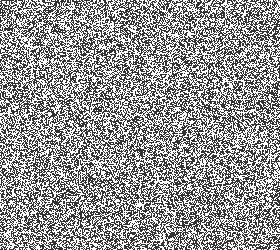
Frame 1 (no input)
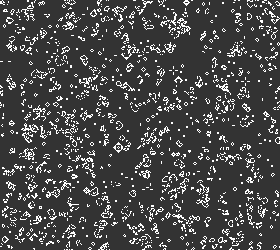
Frame 60 (the mouse pressed at the canvas centre just before this capture)
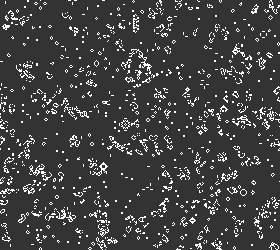
Frame 120 (the mouse held since frame 60 and released just before this capture)

The Processing sketch that drew these frames (run headless with seeded random() and noise(); from frame 60 on, the mouse is pressed at the canvas centre):

// Processing sketch: processing_161873
// ── processing_161873.pde

//Author: Formenti Federico
boolean[][] city;
boolean[][] copy;

void setup() {
  size(280, 250);
  city = new boolean[width][height];
  copy = new boolean[width][height];
  noSmooth();
  initialize( 10, 5 );
}

void draw() {
  //Background (Dead Cells)
  background(#333333);
  //Living Cells
  stroke(#FFFFFF);
  for( int r = 0; r < width; r++ ){
    for( int c = 0; c < height; c++ ){
      copy[r][c] = city[r][c];
      if( city[r][c] ){
        point( r, c );
      }
    }
  }
  update();
}

int neighbors( int x, int y ){
  int v = 0;
  for( int dx = -1; dx <= 1; dx++) {
    for( int dy = -1; dy <= 1; dy++) {
      if( copy[(x+dx+width)%width][(y+dy+height)%height] )
        v++;
    }
  }
  return v;
}

void initialize(int t, int q){
  for( int i = 0; i < width; i++ ){
    for( int j = 0; j < height; j++ ){
      if( random(t) > q){
        city[i][j] = true;
      }
      else{
        city[i][j] = false;
      }
    }
  }
}

void update(){
  for( int i = 0; i < width; i++ ){
    for( int j = 0; j < height; j++ ){
      //Controllo il numero di vicini
      int v = neighbors( i, j );
      city[i][j] = v == 3 || (city[i][j] && v == 4); 
    }
  }
}
